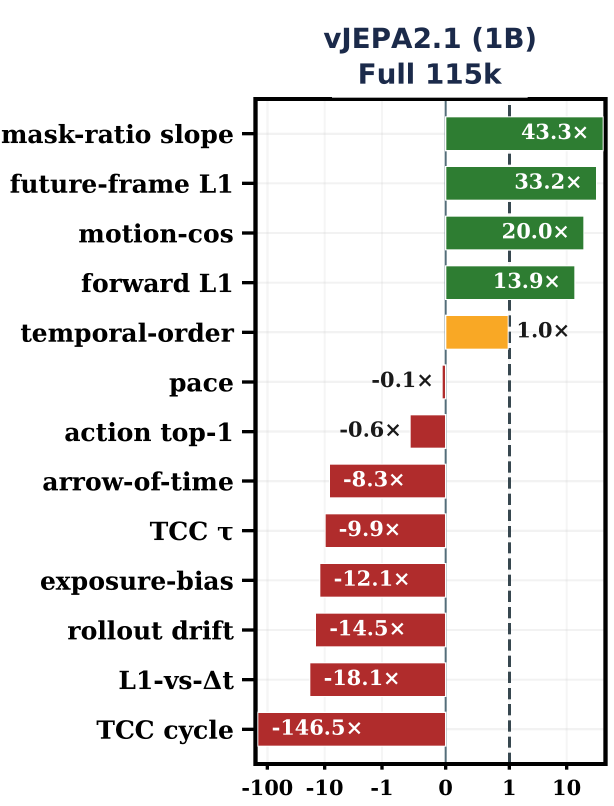
#> input picture overleaf/v4_AAAI_workshop/common/figs/forest_115k_col.png, 1842 x 2417 px (shown at 1/3 size)
$ python forest_relabel_forward_l1.py ../forest_115k_col.png ../forest_115k_col.png ../forest_115k_col.png
#> lines starting #> are read from the running program, lines starting #| are printed output that depends on the picture
"""Replace the 'causal-block L1' row label of Figure 3 with 'forward L1', pixels of that label only.

The figure is a pdftoppm 600-dpi raster of a matplotlib PDF (row labels: serif bold 9 pt, right-aligned).
Same pipeline here: render both labels at one right-aligned anchor in a matplotlib PDF, rasterize with
pdftoppm -r 600, find the sub-pixel anchor at which the rendered OLD label reproduces the figure's pixels,
then paste the NEW label rendered at that same anchor. Everything outside the old label's box is untouched.
usage: python -I relabel.py <in.png> <out.png> <workdir>
"""
import os, subprocess, sys
import numpy as np
os.environ["MPLCONFIGDIR"] = os.environ["TMPDIR"]
import matplotlib; matplotlib.use("Agg")
import matplotlib.pyplot as plt
from PIL import Image

src, out, wd = sys.argv[1], sys.argv[2], sys.argv[3]
OLD, NEW = "causal-block L1", "forward L1"
BOX = (0, 800, 712, 896)        # x0, y0, x1, y1 px: old label band y 819-877, ink x 45-697; next ink x >= 726 (tick)
img = np.asarray(Image.open(src).convert("RGB")).astype(np.int16)
gray = img[..., 0]
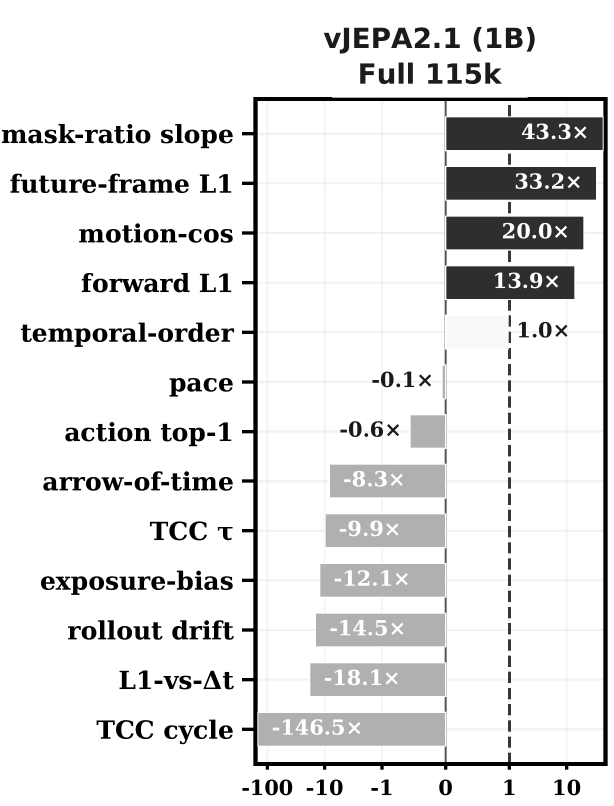
#> gray: shape (2417, 1842) int16 (shown at 1/3 size); min 0, max 255, mean 228.4
assert (img[..., 0] == img[..., 1]).all() and (img[..., 1] == img[..., 2]).all() or True
tgt = gray[BOX[1]:BOX[3], BOX[0]:BOX[2]]
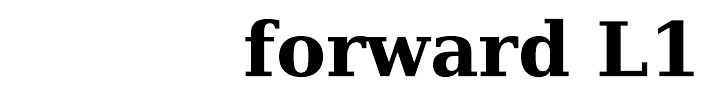
#> tgt: shape (96, 712) int16; min 0, max 255, mean 220.6
print("label box is pure gray:", bool((img[BOX[1]:BOX[3], BOX[0]:BOX[2], 0] == img[BOX[1]:BOX[3], BOX[0]:BOX[2], 2]).all()))
#| label box is pure gray: True
plt.rcParams.update({"font.family": "serif", "font.weight": "bold"})
S = 600 / 72.0

def raster(text, dx_px, dy_px):
    fig = plt.figure(figsize=(2.0, 0.4))
    fig.text((1.9 * 72 + dx_px / S) / (2.0 * 72), (0.15 * 72 + dy_px / S) / (0.4 * 72), text,
             fontsize=9, ha="right", va="baseline")
    pdf = os.path.join(wd, "lab.pdf"); fig.savefig(pdf); plt.close(fig)
    subprocess.run(["pdftoppm", "-r", "600", "-gray", "-singlefile", "-png", pdf, os.path.join(wd, "lab")], check=True)
    return np.asarray(Image.open(os.path.join(wd, "lab.png")).convert("L")).astype(np.int16)

def ink_box(a):
    ys, xs = np.where(a < 255)
#> ys = 10378 values from 18 to 77; xs = 10378 values, max 693 at index 8927, min 245 at index 1354, mean 459
    return ys.min(), ys.max() + 1, xs.min(), xs.max() + 1

t0, t1, s0, s1 = ink_box(tgt)
#> t0 = 18; t1 = 78; s0 = 245; s1 = 694
best = None
for dx in np.arange(0, 1.0, 0.1):
    for dy in np.arange(0, 1.0, 0.1):
        r = raster(OLD, dx, dy)
#> (the run stopped early here; a loop or call above may not have finished)

$ run again, on iter/utils/images/jepa_variants.jpg
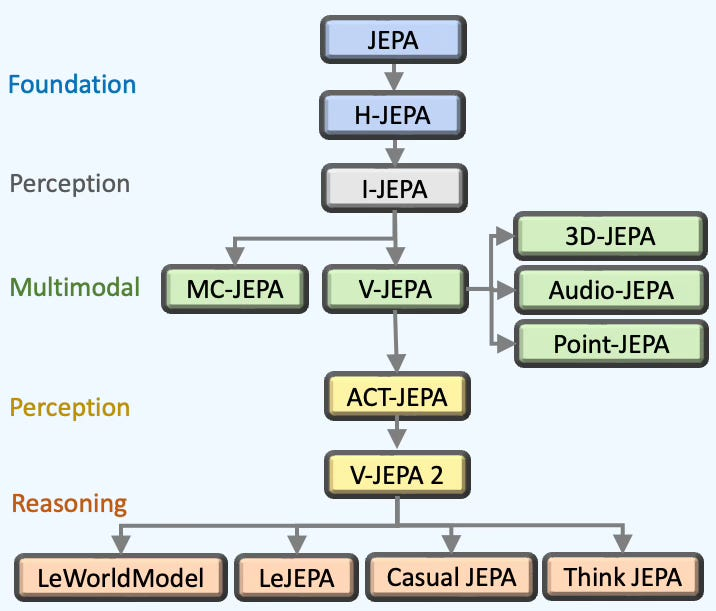
#> input picture iter/utils/images/jepa_variants.jpg, 716 x 611 px
#> `gray = img[..., 0]`:
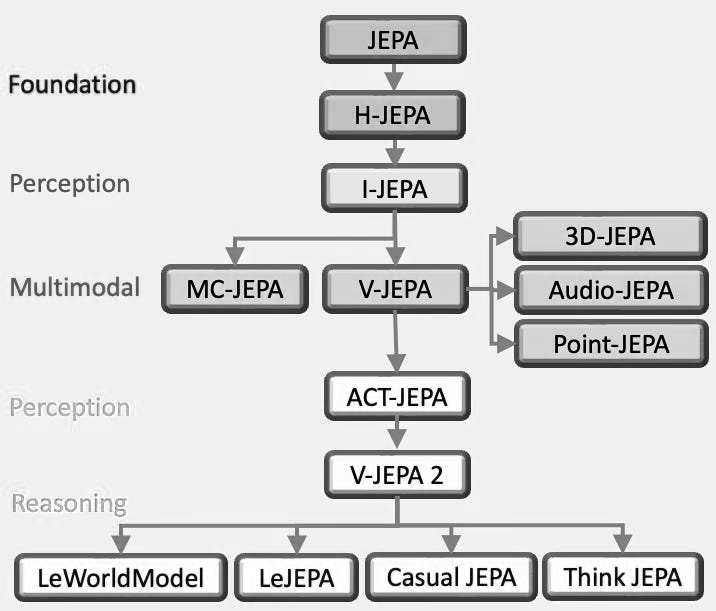
#> gray: shape (611, 716) int16; min 0, max 255, mean 216.3
#> tgt = empty array
#| label box is pure gray: True
